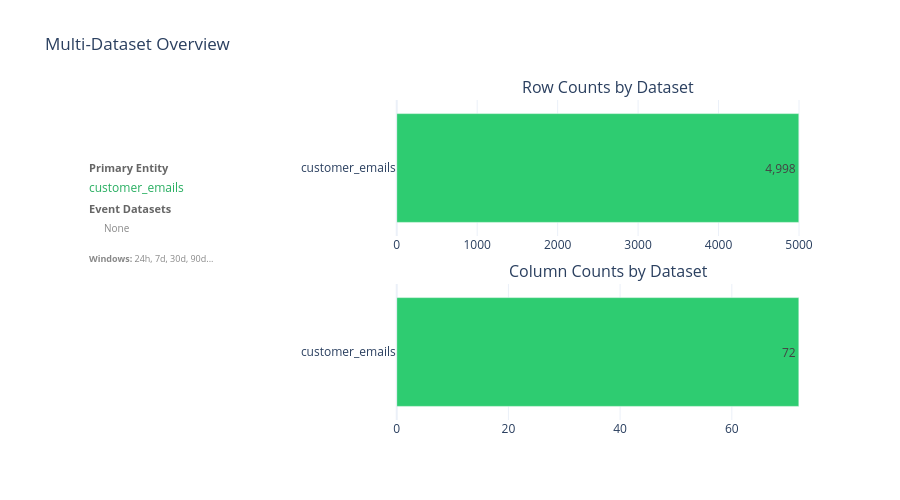

The notebook cell saved with this chart:
### Markdown cell above
## 5.2 Multi-Dataset Dashboard

### Code cell
# Create multi-dataset findings and visual dashboard
multi = manager.create_multi_dataset_findings()

if len(datasets) > 0:
    # Prepare data for visualization
    names = [ds.name for ds in datasets]
    rows = [ds.row_count for ds in datasets]
    cols = [ds.column_count for ds in datasets]
    granularities = ["Entity" if ds.granularity == DatasetGranularity.ENTITY_LEVEL else "Event"
                     for ds in datasets]
    colors = ["#2ecc71" if ds.granularity == DatasetGranularity.ENTITY_LEVEL else "#3498db"
              for ds in datasets]

    # Create dashboard with metrics column + horizontal bar charts
    fig = make_subplots(
        rows=2, cols=2,
        column_widths=[0.35, 0.65],
        row_heights=[0.5, 0.5],
        specs=[[{"type": "xy", "rowspan": 2}, {"type": "bar"}],
               [None, {"type": "bar"}]],
        subplot_titles=("", "Row Counts by Dataset", "Column Counts by Dataset"),
        horizontal_spacing=0.12,
        vertical_spacing=0.15
    )

    # Left panel: invisible placeholder for metrics
    fig.add_trace(go.Scatter(x=[0], y=[0], mode='markers', marker=dict(opacity=0), showlegend=False), row=1, col=1)

    # Top right: Horizontal bar chart for row counts (names readable on y-axis)
    fig.add_trace(
        go.Bar(y=names, x=rows, orientation='h', marker_color=colors, name="Rows",
               text=[f"{r:,}" for r in rows], textposition="auto",
               hovertemplate="%{y}: %{x:,} rows<extra></extra>"),
        row=1, col=2
    )

    # Bottom right: Horizontal bar chart for column counts
    fig.add_trace(
        go.Bar(y=names, x=cols, orientation='h', marker_color=colors, name="Columns",
               text=cols, textposition="auto",
               hovertemplate="%{y}: %{x} columns<extra></extra>"),
        row=2, col=2
    )

    # Build metrics text for left panel (expandable list format)
    annotations = []
    y_pos = 0.98

    # Total Datasets (label + value)
    annotations.append(dict(x=0.01, y=y_pos, xref="paper", yref="paper",
        text="<b>Total Datasets</b>", showarrow=False, font=dict(size=11, color="#666"), xanchor="left"))
    y_pos -= 0.06
    annotations.append(dict(x=0.01, y=y_pos, xref="paper", yref="paper",
        text=f"<b>{len(multi.datasets)}</b>", showarrow=False, font=dict(size=18, color="#2c3e50"), xanchor="left"))
    y_pos -= 0.10

    # Primary Entity Dataset
    primary_name = multi.primary_entity_dataset or "Not detected"
    primary_color = "#27ae60" if multi.primary_entity_dataset else "#e74c3c"
    annotations.append(dict(x=0.01, y=y_pos, xref="paper", yref="paper",
        text="<b>Primary Entity</b>", showarrow=False, font=dict(size=11, color="#666"), xanchor="left"))
    y_pos -= 0.06
    annotations.append(dict(x=0.01, y=y_pos, xref="paper", yref="paper",
        text=f"<span style='color:{primary_color}'>{primary_name}</span>",
        showarrow=False, font=dict(size=12), xanchor="left"))
    y_pos -= 0.10

    # Event Datasets (expandable list - one per row)
    annotations.append(dict(x=0.01, y=y_pos, xref="paper", yref="paper",
        text="<b>Event Datasets</b>", showarrow=False, font=dict(size=11, color="#666"), xanchor="left"))
    y_pos -= 0.06

    if multi.event_datasets:
        # Show each event dataset on its own line (supports 20+ datasets)
        max_display = min(len(multi.event_datasets), 8)  # Show up to 8, then summarize
        for i, event_name in enumerate(multi.event_datasets[:max_display]):
            annotations.append(dict(x=0.03, y=y_pos, xref="paper", yref="paper",
                text=f"• {event_name}", showarrow=False, font=dict(size=10, color="#3498db"), xanchor="left"))
            y_pos -= 0.045

        if len(multi.event_datasets) > max_display:
            remaining = len(multi.event_datasets) - max_display
            annotations.append(dict(x=0.03, y=y_pos, xref="paper", yref="paper",
                text=f"... +{remaining} more", showarrow=False, font=dict(size=10, color="#888"), xanchor="left"))
            y_pos -= 0.045
    else:
        annotations.append(dict(x=0.03, y=y_pos, xref="paper", yref="paper",
            text="None", showarrow=False, font=dict(size=10, color="#888"), xanchor="left"))
        y_pos -= 0.045

    # Aggregation Windows at bottom
    y_pos = max(y_pos - 0.05, 0.02)
    windows_str = ", ".join(multi.aggregation_windows[:4])
    if len(multi.aggregation_windows) > 4:
        windows_str += "..."
    annotations.append(dict(x=0.01, y=y_pos, xref="paper", yref="paper",
        text=f"<b>Windows:</b> {windows_str}", showarrow=False, font=dict(size=9, color="#888"), xanchor="left"))

    fig.update_layout(
        title="Multi-Dataset Overview",
        height=500,
        showlegend=False,
        template="plotly_white",
        annotations=annotations
    )

    # Hide axes on left panel
    fig.update_xaxes(visible=False, row=1, col=1)
    fig.update_yaxes(visible=False, row=1, col=1)

    # Configure horizontal bar axes
    fig.update_yaxes(categoryorder='total ascending', row=1, col=2)
    fig.update_yaxes(categoryorder='total ascending', row=2, col=2)

    display_figure(fig)

    # Legend for colors
    print("Legend: 🟢 Entity-level (one row per entity)  🔵 Event-level (multiple rows per entity)")
else:
    print("No datasets found. Run notebooks 01a-01d first to explore your data.")

### Figure 1 — Plotly figure (JSON) as saved in the notebook; plotly's stock layout.template omitted (floating-point values rounded to 4 significant figures)
{"data": [{"marker": {"opacity": 0}, "mode": "markers", "showlegend": false, "type": "scatter", "x": [0], "xaxis": "x", "y": [0], "yaxis": "y"}, {"hovertemplate": "%{y}: %{x:,} rows<extra></extra>", "marker": {"color": ["#2ecc71"]}, "name": "Rows", "orientation": "h", "text": ["4,998"], "textposition": "auto", "type": "bar", "x": [4998], "xaxis": "x2", "y": ["customer_emails"], "yaxis": "y2"}, {"hovertemplate": "%{y}: %{x} columns<extra></extra>", "marker": {"color": ["#2ecc71"]}, "name": "Columns", "orientation": "h", "text": ["72"], "textposition": "auto", "type": "bar", "x": [72], "xaxis": "x3", "y": ["customer_emails"], "yaxis": "y3"}], "layout": {"annotations": [{"font": {"size": 16}, "showarrow": false, "text": "Row Counts by Dataset", "x": 0.714, "xanchor": "center", "xref": "paper", "y": 1.0, "yanchor": "bottom", "yref": "paper"}, {"font": {"size": 16}, "showarrow": false, "text": "Column Counts by Dataset", "x": 0.714, "xanchor": "center", "xref": "paper", "y": 0.425, "yanchor": "bottom", "yref": "paper"}, {"font": {"color": "#666", "size": 11}, "showarrow": false, "text": "<b>Primary Entity</b>", "x": 0.01, "xanchor": "left", "xref": "paper", "y": 0.82, "yref": "paper"}, {"font": {"size": 12}, "showarrow": false, "text": "<span style='color:#27ae60'>customer_emails</span>", "x": 0.01, "xanchor": "left", "xref": "paper", "y": 0.76, "yref": "paper"}, {"font": {"color": "#666", "size": 11}, "showarrow": false, "text": "<b>Event Datasets</b>", "x": 0.01, "xanchor": "left", "xref": "paper", "y": 0.66, "yref": "paper"}, {"font": {"color": "#888", "size": 10}, "showarrow": false, "text": "None", "x": 0.03, "xanchor": "left", "xref": "paper", "y": 0.6, "yref": "paper"}, {"font": {"color": "#888", "size": 9}, "showarrow": false, "text": "<b>Windows:</b> 24h, 7d, 30d, 90d...", "x": 0.01, "xanchor": "left", "xref": "paper", "y": 0.505, "yref": "paper"}], "height": 500, "showlegend": false, "title": {"text": "Multi-Dataset Overview"}, "xaxis": {"anchor": "y", "domain": [0.0, 0.308], "visible": false}, "xaxis2": {"anchor": "y2", "domain": [0.428, 1.0]}, "xaxis3": {"anchor": "y3", "domain": [0.428, 1.0]}, "yaxis": {"anchor": "x", "domain": [0.0, 1.0], "visible": false}, "yaxis2": {"anchor": "x2", "categoryorder": "total ascending", "domain": [0.575, 1.0]}, "yaxis3": {"anchor": "x3", "categoryorder": "total ascending", "domain": [0.0, 0.425]}}}
